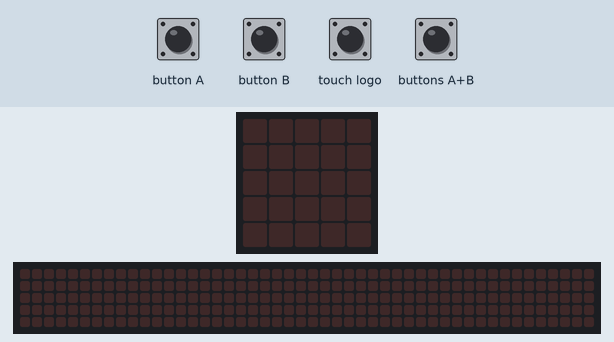
Bench run of a program on a simulated BBC micro:bit (MakeCode). On the bench: the board's 5×5 LED display, a strip that is not on the board, showing the scrolling text unrolled. The test bench sets the inputs (shaded band). Random numbers come from a fixed seed; the 48×5 strip is a reading aid, not a part: it shows the text the display is scrolling, unrolled, one strip-width of it at a time.

Above: at 1.2 s.
1.3 s: button A pressed for 0.15 s
At 2.1 s:
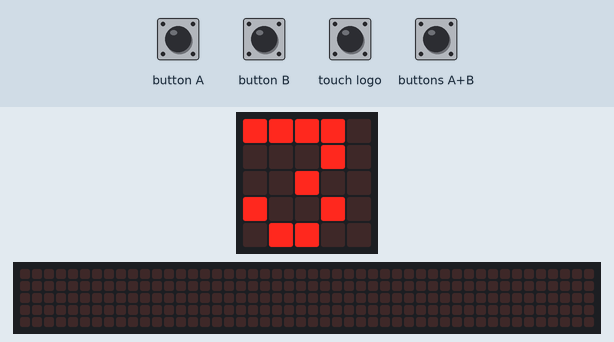
3.8 s: button B pressed for 0.15 s
At 6.42 s:
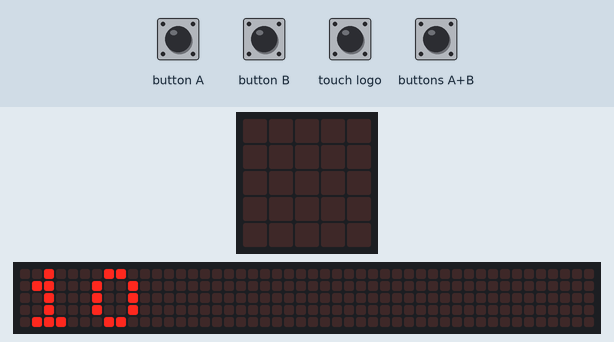
6.8 s: buttons A+B pressed for 0.15 s
At 7.6 s:
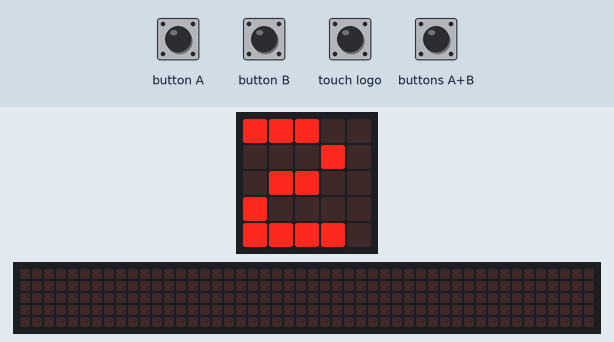
9.3 s: touch logo pressed for 0.15 s
At 9.6 s:
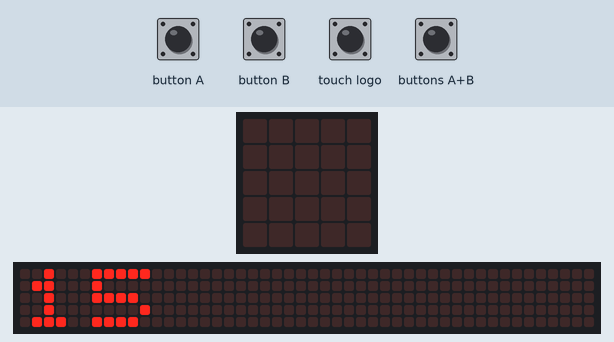
12.3 s: buttons A+B pressed for 1 s
At 13.6 s:
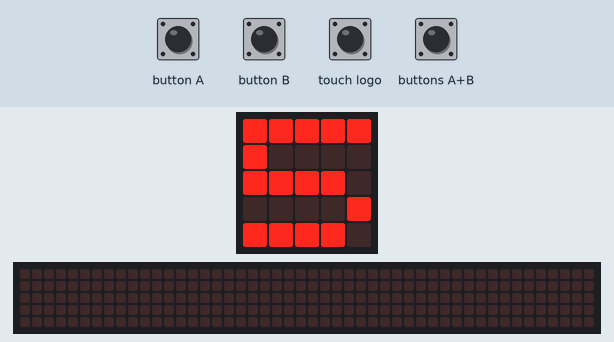
15.6 s: touch logo pressed for 0.15 s
At 15.9 s:
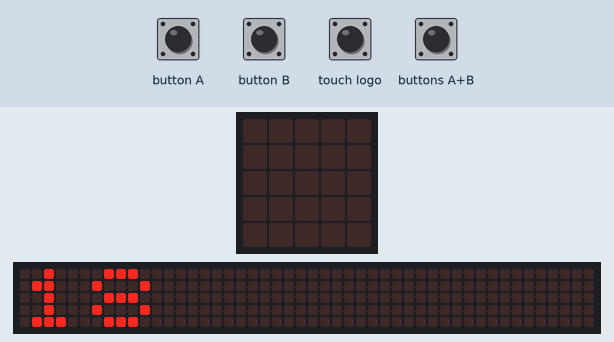
Timing chart, 0 to 18.6 s (numbered marks = the images above; inputs shaded):
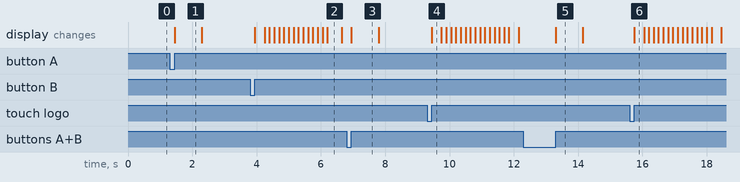

The program:

main.ts
```typescript
let _1 = 0
let _2 = 0
let _3 = 0
let 합 = 0
input.onLogoEvent(TouchButtonEvent.Pressed, function () {
    합 = _1 + (_2 + _3)
    if (합 < 21) {
        basic.showNumber(합)
    } else if (합 == 21) {
        basic.showString("BLACK JACK")
    } else {
        basic.showIcon(IconNames.Angry)
        basic.showString("game over")
    }
})
input.onButtonPressed(Button.A, function () {
    if (input.isGesture(Gesture.Shake)) {
        _1 = 0
        basic.showString("" + (_1))
    } else {
        _1 = randint(1, 11)
        basic.showString("" + (_1))
    }
    basic.pause(100)
    basic.clearScreen()
})
input.onGesture(Gesture.ScreenDown, function () {
    _1 = 0
    _2 = 0
    _3 = 0
})
input.onButtonPressed(Button.AB, function () {
    if (input.isGesture(Gesture.Shake)) {
        _3 = 0
        basic.showString("" + (_3))
    } else {
        _3 = randint(1, 11)
        basic.showString("" + (_3))
    }
    basic.pause(100)
    basic.clearScreen()
})
input.onButtonPressed(Button.B, function () {
    if (input.isGesture(Gesture.Shake)) {
        _2 = 0
        basic.showString("" + (_2))
    } else {
        _2 = randint(1, 11)
        basic.showString("" + (_2))
    }
    basic.pause(100)
    basic.clearScreen()
})
```

test.ts
```typescript
// 테스트는 여기로 이동합니다; 이 패키지가 확장으로 사용될 때 컴파일되지 않을 것 입니다.
```

Measured:
- after the input at 1.3 s, the display: changes after 0.15 s (image 1)
- after the input at 3.8 s, the display: changes after 0.15 s (image 2)
- after the input at 6.8 s, the display: changes after 0.15 s (image 3)
- after the input at 9.3 s, the display: changes after 0.15 s (image 4)
- after the input at 12.3 s, the display: changes after 1.0 s (image 5)
- after the input at 15.6 s, the display: changes after 0.15 s (image 6)
- what the display in image 1 shows lasts 0.8 s, from 1.5 s to 2.3 s
